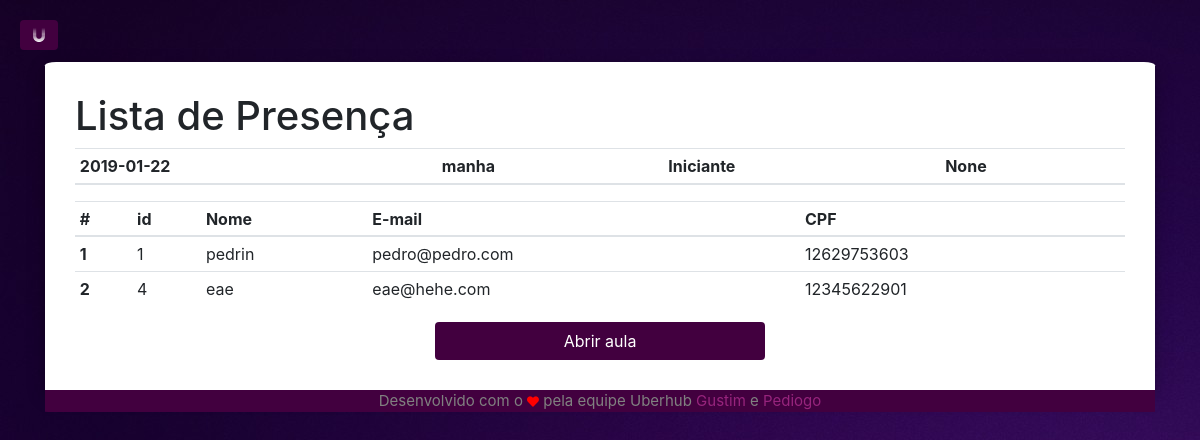
Screenshot of /lista/6 (signed in) with the database file from the repository.
### app/models/tables.py (models this page shows, shortened)
class Aula(db.Model):
    __tablename__ = "aula"
    id       = db.Column(db.Integer, primary_key=True, autoincrement=True)
    dia      = db.Column(db.Date)
    horario  = db.Column(db.String(5), CheckConstraint('horario="manha" or horario="tarde"'), nullable=False)
    nivel    = db.Column(db.String(15), nullable=False)
    ativa    = db.Column(db.Boolean, default=False, server_default=sa.sql.expression.false(), nullable=False)
    id_prof  = db.Column(db.Integer, db.ForeignKey('professor.id'))
    sala = db.Column(db.String(30), nullable=False)
    fk_professor =  db.relationship('Professor', foreign_keys=id_prof)

class Aluno(db.Model):
    __tablename__ = "aluno"
    id       = db.Column(db.Integer, primary_key=True, autoincrement=True)
    cpf      = db.Column(db.String(11), nullable=False, unique=True)
    email    = db.Column(db.String(50), nullable=False, unique=True)
    nome     = db.Column(db.String(50), nullable=False)
    telefone = db.Column(db.String(11))
    horario  = db.Column(db.String(5), CheckConstraint('horario IN ("manha", "tarde")'), nullable=False)
    ID_URI   = db.Column(db.String(5), unique=True)

### app/controllers/default.py (the view)
@app.route("/lista/")
@app.route("/lista/<id_aula>")
def lista(id_aula=None):
    if current_user.is_authenticated:
        if id_aula == None:
            id_aula = tables.Aula.query.filter_by(id_prof=current_user.id).order_by(tables.Aula.id.desc()).first().id
        aula = tables.Aula.query.filter_by(id=id_aula).first()
        alunos = session.query(tables.Aluno).join(tables.Presenca).filter_by(id_aula=id_aula).all()
        return render_template('home/table.html',
                                alunos=alunos, aula=aula)
    else:
        return redirect(url_for('login'))

### app/controllers/default.py (called while the page is built)
@lm.user_loader
def load_user(id):
    return tables.Professor.query.filter_by(id=id).first()

### app/models/tables.py (called while the page is built)
    @property
    def is_authenticated(self):
        return True

### app/templates/home/table.html (shortened to what this page needs)
{% extends 'base.html' %}
    {% block body %}
    <h1>Lista de Presença</h1>
    <table class="table table-hover table-sm">
        <thead>
          <tr>
            <th scope="col">{{ aula.dia }}</th>
            <th scope="col">{{ aula.horario }}</th>
            <th scope="col">{{ aula.nivel }}</th>
            <th scope="col">{{ aula.sala }}</th>
          </tr>
        </thead>
      </table>
      {% if alunos[0] %}
      <table class="table table-hover table-sm">
        <thead>
          <tr>
            <th scope="col">#</th>
            <th scope="col">id</th>
            <th scope="col">Nome</th>
            <th scope="col">E-mail</th>
            <th scope="col">CPF</th>
          </tr>
        </thead>
        <tbody>
          {% for aluno in alunos %}
          <tr>
            <th scope="row">{{ loop.index }}</th>
            <td>{{ aluno.id }}</td>
            <td>{{ aluno.nome }}</td>
            <td>{{ aluno.email }}</td>
            <td>{{ aluno.cpf }}</td>
          </tr>
          {% endfor %}
        </tbody>
      </table>
        {% if aula.ativa %}
        <div class="row">
          <div class="col-md mb">
          </div>
          <div class="col-md mb">
            <a href="{{ url_for('fecharaula', id_aula=aula.id) }}" class="btn" id="enviar">Fechar aula</a>
          </div>
          <div class="col-md mb">
          </div>
        </div>
        {% else %}
        <div class="row">
          <div class="col-md mb">
          </div>
          <div class="col-md mb">
            <a href="{{ url_for('abriraula', id_aula=aula.id) }}" class="btn" id="enviar">Abrir aula</a>
          </div>
          <div class="col-md mb">
          </div>
        </div>
        {% endif %}
      {% endif %}
    {% endblock %}

### app/static/home/simple-sidebar.css (style rules this page uses)
body.bg { overflow-x: hidden; background-image: url(../img/bg.jpg); background-color: #E6E6FA; background-repeat: no-repeat; background-attachment: fixed; }
html { scroll-behavior: smooth; }
#enviar { width: 100%; }
.btn { background-color: #42003f; color: white; }

### rows the page displays
Aula: dia "2019-01-22", horario "manha", nivel "Iniciante", sala "None"
Aluno: id "1", nome "pedrin", email "pedro@pedro.com", cpf "12629753603"
Aluno: id "4", nome "eae", email "eae@hehe.com", cpf "12345622901"
